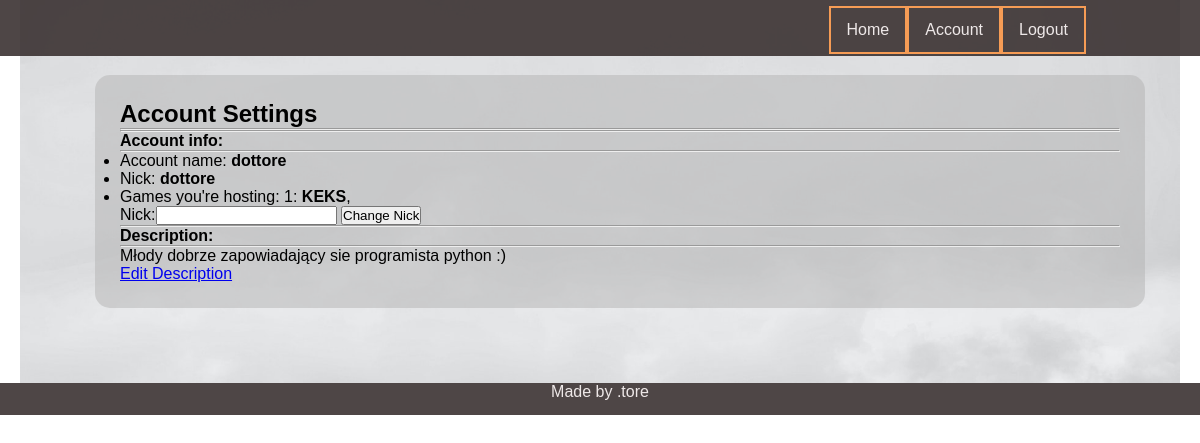
The page /player/account/dottore=pusty (signed in) on the database as committed earlier.
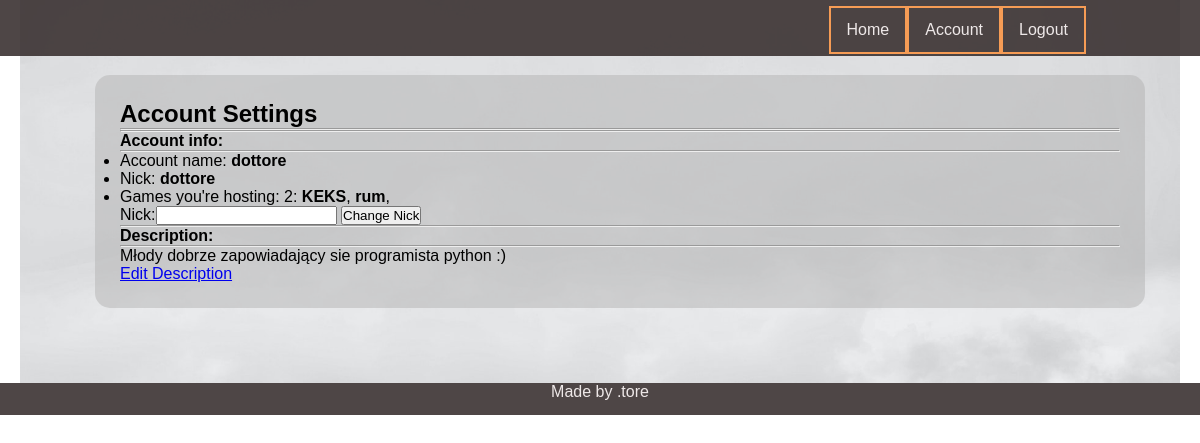
The same page on the database as committed later.
### player/models.py (models this page shows)
class Player(models.Model):
    name = models.ForeignKey(User,on_delete=models.CASCADE,related_name='player_name')
    parent= models.CharField(max_length = 10)
    nick = models.CharField(max_length=10 )
    in_game= models.BooleanField(default = False)
    money = models.IntegerField(default=150)
    position = models.IntegerField(default=1)
    tossed_dice= models.BooleanField(default=False)
    description = models.TextField(max_length = 300, null = True)
    def __str__(self):
        return self.nick

### game/models.py (models this page shows, shortened)
class Game(models.Model):
    name = models.CharField(max_length=150)
    host = models.CharField(max_length=10)
    is_played = models.BooleanField(default=False)
    max_players = models.IntegerField(default=4)
    who_is_ready = models.ManyToManyField(Player, related_name="guys_ready", blank=True)
    who_is_playing = models.ManyToManyField(Player, related_name="guys_playing", blank=True)
    turn = models.IntegerField(default=1)
    turn_of_player = models.ForeignKey(Player, on_delete=models.CASCADE, related_name='czyja_tura', blank=True,
                                       null=True)

### player/views.py (the view)
# urls.py: path('account/<str:acc>=<str:notif>', account, name="player_account"),
@login_required
def account(request, acc, notif):
    usr =request.user
    player = Player.objects.get(parent=usr.username)
    form = ChangeNick
    hs = Game.objects.filter(host=player.nick)
    hs_nr = hs.count()
    noti = Notification.objects.get(name=notif)
    desc = player.description
    args = {'player':player,'form':form, 'games':hs, 'games_nr':hs_nr,'notification':noti.note, 'description':desc}
    return render(request, 'player/player_account.html', args)

### templates/player/player_account.html (shortened to what this page needs)
{% extends 'base.html' %}
{% block content %}
<h1>Account Settings</h1>
<hr>
<hr>
<div class = 'jumbotron'>
    <h4>Account info:</h4>
    <hr>
    <ul>
        <li>Account name:<strong> {{user.username}}</strong></li>
        <li>Nick: <strong>{{player}}</strong></li>
        <li>
            Games you're hosting: {{games_nr}}: {% for g in games %}
            <strong>{{g.name}}</strong>,
            {% endfor %}
        </li>
        <form method ="POST" action = '{% url 'change_nick' %}'>
{{form}}
    <button type = 'submit' name="create" value = 'ok'>Change Nick</button>
       </form>
    </ul>
    <hr>
    <h4> Description:</h4>
    <hr>
    <p>
        {{description}}
    </p>
    <a href='{% url "edit_description" user.username%}'>Edit Description</a>
</div>
</div>
{% endblock %}

### templates/base.html (shortened to what this page needs)
{% load static %}
<!doctype html>
<html class="no-js" lang="en-en">
    <head>
        <link rel="stylesheet" href="{% static 'css/main.css' %}">
</head>
<body>
   <nav class="navbar">
        <ul class ='navbar-list'>
            <li><a class="navbar-item" href="/">Home</a></li>
                {% if user.is_authenticated %}
            <li><a class="navbar-item" href="{% url 'player_account' user.username "pusty"%}">Account</a></li>
            <li><a class="navbar-item" href="{% url 'player_logout' %}">Logout</a></li>
                {% else %}
            <li><a class="navbar-item" href="{% url 'player_login' %}"> Login </a> </li>
                {% endif %}
        </ul>
    </nav>
        <div class ="bg">
            <section class='s_main'>
                <div class="content-container">
                    {% block content %}
                    {% endblock %}
                 </div>
    <footer>
        Made by .tore
    </footer>
</body>
</html>

### static/css/main.css (style rules this page uses)
* { padding: 0; margin: 0; box-sizing: border-box; }
body { font-family: "Noto Sans JP", sans-serif; }
:root { --main-bg-color: hsla(0, 0%, 70%, 50%); --main-bars-color: rgba(59, 50, 50, 0.9); --main-color-alpha: rgba(39, 26, 26, 0.3); --main-gold-border: #f69c55; --font-color: rgb(238, 232, 232); }
.navbar { position: absolute; height: 7vh; width: 100%; background-color: var(--main-bars-color); color: var(--font-color); z-index: 100; }
.navbar-list { position: absolute; display: flex; list-style: none; right: 10vw; height: 6vh; }
.navbar-item { display: flex; justify-content: center; align-items: center; height: 100%; width: 100%; border: 2px solid var(--main-gold-border); color: var(--font-color); text-decoration: none; margin: 6px; padding: 10px; font-weight: 400; z-index: 10; cursor: pointer; }
.s_main { position: relative; width: 100vw; padding: 50px; }
.bg { height: 100%; background: url(city_bg.jpg); background-size: cover; margin: 0 20px; }
.content-container { margin: 25px; padding: 25px; background-color: var(--main-bg-color); border-radius: 15px; }
footer { position: absolute; height: 4vh; width: 100vw; color: var(--font-color); background-color: var(--main-bars-color); text-align: center; }

Rows that differ between the two databases and show on the page:
added Game: name "rum"
Other text that changed with them:
{{ games_nr }}: "1" → "2"
